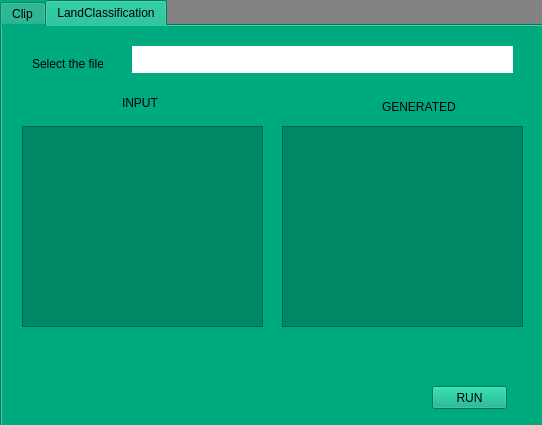
<?xml version="1.0" encoding="UTF-8"?>
<ui version="4.0">
 <class>LandClassificationPluginDialogBase</class>
 <widget class="QDialog" name="LandClassificationPluginDialogBase">
  <property name="geometry">
   <rect>
    <x>0</x>
    <y>0</y>
    <width>542</width>
    <height>425</height>
   </rect>
  </property>
  <property name="windowTitle">
   <string>Land Classification Plugin</string>
  </property>
  <property name="windowIcon">
   <iconset>
    <normaloff>../../Pix2Pix Datasets/maps/maps/train/22.jpg</normaloff>../../Pix2Pix Datasets/maps/maps/train/22.jpg</iconset>
  </property>
  <property name="styleSheet">
   <string notr="true">background-color: rgb(131, 131, 131);</string>
  </property>
  <widget class="QTabWidget" name="tabWidget">
   <property name="geometry">
    <rect>
     <x>0</x>
     <y>0</y>
     <width>561</width>
     <height>431</height>
    </rect>
   </property>
   <property name="styleSheet">
    <string notr="true">background-color: rgb(0, 170, 127);</string>
   </property>
   <property name="currentIndex">
    <number>1</number>
   </property>
   <widget class="QWidget" name="Clip">
    <attribute name="title">
     <string>Clip</string>
    </attribute>
    <widget class="QLabel" name="label">
     <property name="geometry">
      <rect>
       <x>50</x>
       <y>290</y>
       <width>101</width>
       <height>16</height>
      </rect>
     </property>
     <property name="styleSheet">
      <string notr="true">background-color: rgb(0, 170, 127);</string>
     </property>
     <property name="text">
      <string>Select file directory:</string>
     </property>
    </widget>
    <widget class="QgsFileWidget" name="File">
     <property name="geometry">
      <rect>
       <x>180</x>
       <y>290</y>
       <width>331</width>
       <height>27</height>
      </rect>
     </property>
     <property name="tabletTracking">
      <bool>false</bool>
     </property>
     <property name="acceptDrops">
      <bool>false</bool>
     </property>
     <property name="autoFillBackground">
      <bool>false</bool>
     </property>
     <property name="styleSheet">
      <string notr="true">background-color: rgb(255, 255, 255);</string>
     </property>
     <property name="useLink">
      <bool>false</bool>
     </property>
     <property name="fullUrl">
      <bool>false</bool>
     </property>
     <property name="storageMode">
      <enum>QgsFileWidget::SaveFile</enum>
     </property>
     <property name="relativeStorage">
      <enum>QgsFileWidget::Absolute</enum>
     </property>
    </widget>
    <widget class="QLabel" name="label_2">
     <property name="geometry">
      <rect>
       <x>20</x>
       <y>40</y>
       <width>491</width>
       <height>16</height>
      </rect>
     </property>
     <property name="styleSheet">
      <string notr="true">background-color: rgb(0, 255, 127);</string>
     </property>
     <property name="text">
      <string>Search Parameters</string>
     </property>
    </widget>
    <widget class="QPushButton" name="clip">
     <property name="geometry">
      <rect>
       <x>420</x>
       <y>360</y>
       <width>75</width>
       <height>23</height>
      </rect>
     </property>
     <property name="styleSheet">
      <string notr="true">background-color: rgb(0, 170, 127);</string>
     </property>
     <property name="text">
      <string>CLIP</string>
     </property>
    </widget>
    <widget class="QLabel" name="label_3">
     <property name="geometry">
      <rect>
       <x>20</x>
       <y>320</y>
       <width>491</width>
       <height>16</height>
      </rect>
     </property>
     <property name="styleSheet">
      <string notr="true">background-color: rgb(0, 255, 127);</string>
     </property>
     <property name="text">
      <string>Run</string>
     </property>
    </widget>
    <widget class="QLineEdit" name="Upxlon">
     <property name="geometry">
      <rect>
       <x>60</x>
       <y>130</y>
       <width>151</width>
       <height>20</height>
      </rect>
     </property>
     <property name="styleSheet">
      <string notr="true">background-color: rgb(255, 255, 255);</string>
     </property>
     <property name="inputMask">
      <string/>
     </property>
     <property name="text">
      <string/>
     </property>
     <property name="readOnly">
      <bool>false</bool>
     </property>
     <property name="placeholderText">
      <string>X (Lon)</string>
     </property>
    </widget>
    <widget class="QLineEdit" name="Upylat">
     <property name="geometry">
      <rect>
       <x>60</x>
       <y>160</y>
       <width>151</width>
       <height>20</height>
      </rect>
     </property>
     <property name="styleSheet">
      <string notr="true">background-color: rgb(255, 255, 255);</string>
     </property>
     <property name="text">
      <string/>
     </property>
     <property name="placeholderText">
      <string>Y (Lat)</string>
     </property>
    </widget>
    <widget class="QLineEdit" name="lrxlon">
     <property name="geometry">
      <rect>
       <x>60</x>
       <y>190</y>
       <width>151</width>
       <height>20</height>
      </rect>
     </property>
     <property name="styleSheet">
      <string notr="true">background-color: rgb(255, 255, 255);</string>
     </property>
     <property name="text">
      <string/>
     </property>
     <property name="readOnly">
      <bool>false</bool>
     </property>
     <property name="placeholderText">
      <string>X (Lon)</string>
     </property>
    </widget>
    <widget class="QLineEdit" name="lrylat">
     <property name="geometry">
      <rect>
       <x>60</x>
       <y>220</y>
       <width>151</width>
       <height>20</height>
      </rect>
     </property>
     <property name="styleSheet">
      <string notr="true">background-color: rgb(255, 255, 255);</string>
     </property>
     <property name="text">
      <string/>
     </property>
     <property name="readOnly">
      <bool>false</bool>
     </property>
     <property name="placeholderText">
      <string>Y (Lat)</string>
     </property>
    </widget>
    <widget class="QLabel" name="label_4">
     <property name="geometry">
      <rect>
       <x>40</x>
       <y>130</y>
       <width>16</width>
       <height>16</height>
      </rect>
     </property>
     <property name="styleSheet">
      <string notr="true">background-color: rgb(0, 170, 127);</string>
     </property>
     <property name="text">
      <string>UL</string>
     </property>
    </widget>
    <widget class="QLabel" name="label_6">
     <property name="geometry">
      <rect>
       <x>40</x>
       <y>190</y>
       <width>16</width>
       <height>16</height>
      </rect>
     </property>
     <property name="text">
      <string>LR</string>
     </property>
    </widget>
    <widget class="QPushButton" name="drawButton">
     <property name="geometry">
      <rect>
       <x>174</x>
       <y>99</y>
       <width>31</width>
       <height>23</height>
      </rect>
     </property>
     <property name="styleSheet">
      <string notr="true">background-color: rgb(0, 170, 127);</string>
     </property>
     <property name="text">
      <string>+</string>
     </property>
     <property name="iconSize">
      <size>
       <width>16</width>
       <height>16</height>
      </size>
     </property>
    </widget>
    <widget class="QRadioButton" name="radioButton">
     <property name="geometry">
      <rect>
       <x>60</x>
       <y>100</y>
       <width>51</width>
       <height>20</height>
      </rect>
     </property>
     <property name="styleSheet">
      <string notr="true">background-color: rgb(0, 170, 127);</string>
     </property>
     <property name="text">
      <string>Show</string>
     </property>
     <property name="checkable">
      <bool>true</bool>
     </property>
     <property name="checked">
      <bool>false</bool>
     </property>
    </widget>
    <widget class="QProgressBar" name="progressBar">
     <property name="geometry">
      <rect>
       <x>50</x>
       <y>360</y>
       <width>251</width>
       <height>23</height>
      </rect>
     </property>
     <property name="value">
      <number>24</number>
     </property>
    </widget>
    <widget class="QPushButton" name="autoCoordinates">
     <property name="geometry">
      <rect>
       <x>130</x>
       <y>99</y>
       <width>31</width>
       <height>23</height>
      </rect>
     </property>
     <property name="styleSheet">
      <string notr="true">background-color: rgb(0, 170, 127);</string>
     </property>
     <property name="text">
      <string/>
     </property>
     <property name="icon">
      <iconset>
       <normaloff>C:/Users/reynt/Downloads/imgbin-computer-mouse-pointer-computer-icons-cursor-arrow-mouse-click-jJ0KmdQdxP1Fqinpng4SQrb50.jpg</normaloff>C:/Users/reynt/Downloads/imgbin-computer-mouse-pointer-computer-icons-cursor-arrow-mouse-click-jJ0KmdQdxP1Fqinpng4SQrb50.jpg</iconset>
     </property>
     <property name="iconSize">
      <size>
       <width>20</width>
       <height>20</height>
      </size>
     </property>
    </widget>
    <widget class="QGraphicsView" name="View">
     <property name="geometry">
      <rect>
       <x>230</x>
       <y>80</y>
       <width>261</width>
       <height>181</height>
      </rect>
     </property>
     <property name="autoFillBackground">
      <bool>false</bool>
     </property>
     <property name="styleSheet">
      <string notr="true">background-color: rgb(0, 120, 88);</string>
     </property>
    </widget>
   </widget>
   <widget class="QWidget" name="tab_2">
    <attribute name="title">
     <string>LandClassification</string>
    </attribute>
    <widget class="QLabel" name="label_5">
     <property name="geometry">
      <rect>
       <x>30</x>
       <y>30</y>
       <width>71</width>
       <height>16</height>
      </rect>
     </property>
     <property name="text">
      <string>Select the file:</string>
     </property>
    </widget>
    <widget class="QgsFileWidget" name="file">
     <property name="geometry">
      <rect>
       <x>130</x>
       <y>20</y>
       <width>381</width>
       <height>27</height>
      </rect>
     </property>
     <property name="styleSheet">
      <string notr="true">background-color: rgb(255, 255, 255);</string>
     </property>
     <property name="storageMode">
      <enum>QgsFileWidget::GetFile</enum>
     </property>
    </widget>
    <widget class="QGraphicsView" name="graphicsView_2">
     <property name="geometry">
      <rect>
       <x>280</x>
       <y>100</y>
       <width>241</width>
       <height>201</height>
      </rect>
     </property>
     <property name="styleSheet">
      <string notr="true">background-color: rgb(0, 135, 99);</string>
     </property>
    </widget>
    <widget class="QPushButton" name="classify">
     <property name="geometry">
      <rect>
       <x>430</x>
       <y>360</y>
       <width>75</width>
       <height>23</height>
      </rect>
     </property>
     <property name="text">
      <string>RUN</string>
     </property>
    </widget>
    <widget class="QLabel" name="label_7">
     <property name="geometry">
      <rect>
       <x>120</x>
       <y>70</y>
       <width>47</width>
       <height>13</height>
      </rect>
     </property>
     <property name="text">
      <string>INPUT</string>
     </property>
    </widget>
    <widget class="QLabel" name="label_8">
     <property name="geometry">
      <rect>
       <x>380</x>
       <y>70</y>
       <width>81</width>
       <height>21</height>
      </rect>
     </property>
     <property name="text">
      <string>GENERATED</string>
     </property>
    </widget>
    <widget class="QGraphicsView" name="graphicsView_3">
     <property name="geometry">
      <rect>
       <x>20</x>
       <y>100</y>
       <width>241</width>
       <height>201</height>
      </rect>
     </property>
     <property name="styleSheet">
      <string notr="true">background-color: rgb(0, 135, 99);</string>
     </property>
    </widget>
   </widget>
  </widget>
 </widget>
 <customwidgets>
  <customwidget>
   <class>QgsFileWidget</class>
   <extends>QWidget</extends>
   <header>qgsfilewidget.h</header>
  </customwidget>
 </customwidgets>
 <resources/>
 <connections/>
</ui>
